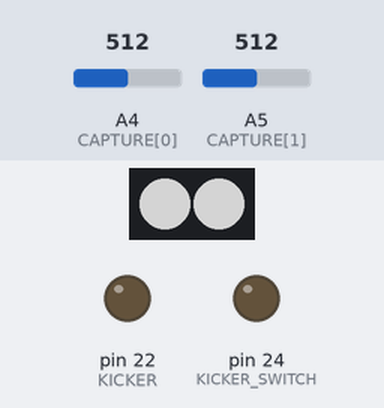
This sketch was run on a simulated Arduino Mega 2560, built with avr-gcc and run on an emulated ATmega2560. On the bench: 2 RGB LEDs in strip order, left to right, output pins drawn as LEDs (lit = HIGH). Dashed ring = blinking. The test bench sets the inputs (shaded band); at power-on: A4 (CAPTURE[0]) = 512, A5 (CAPTURE[1]) = 512. Dim RGB values are drawn brighter than linear; what the sketch prints to the serial monitor is not drawn.

Above: at 1.2 s.
1.3 s: A4 (CAPTURE[0]) set to 23
2.8 s: A4 (CAPTURE[0]) set to 18
At 5.6 s:
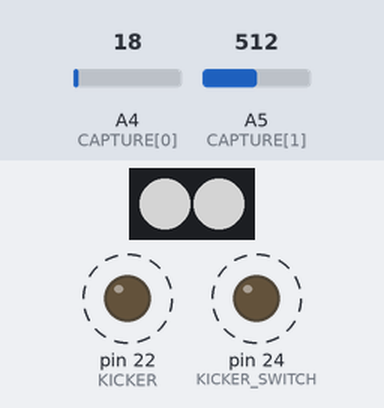
5.8 s: A4 (CAPTURE[0]) set to 122
At 6.7 s:
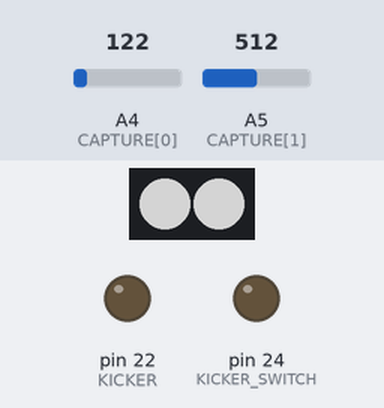
7.3 s: A4 (CAPTURE[0]) set to 0
At 7.8 s:
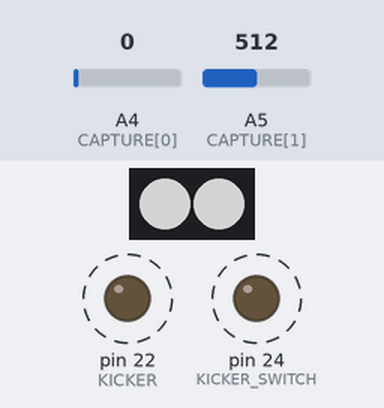
Timing chart, 0 to 11.3 s (numbered marks = the images above; inputs shaded):
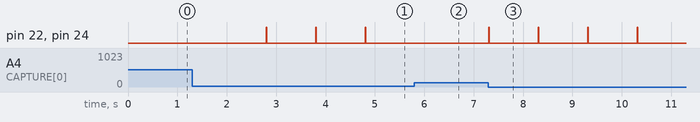

Measured:
- the behaviour switches between 21 and 20 on A4 (CAPTURE[0]) (found by bisection; images 0 and 1)
- after the input at 2.8 s, pin 22 (KICKER), pin 24 (KICKER_SWITCH): alternates HIGH for 0.01 s and LOW for 0.99 s, starting at once
- after the input at 5.8 s, pin 22 (KICKER), pin 24 (KICKER_SWITCH): stops changing and stays LOW
- after the input at 7.3 s, pin 22 (KICKER), pin 24 (KICKER_SWITCH): alternates HIGH for 0.01 s and LOW for 0.99 s, starting at once

The sketch:

kicker.ino
```cpp
#include <Adafruit_NeoPixel.h>
const int KICKER = 22;                  //kicker ancestry
const int KICKER_SWITCH = 24;           //kicker ancestry
const int CAPTURE[] = {A4, A5};         //kicker ancestry
const int CAPTURE_LED = 14;             //kicker ancestry
int LED_count = 2;
Adafruit_NeoPixel pixels(LED_count, CAPTURE_LED, NEO_GRB + NEO_KHZ800);
unsigned long previousMicros = 0;
unsigned long kickerMicros = 0;

void setup() {
  Serial.begin(115200);
  pinMode(KICKER, OUTPUT);
  pinMode(KICKER_SWITCH, OUTPUT);
  pixels.begin();
  for (int id = 0; id <= 1; id++) {
    pinMode(CAPTURE[id], INPUT);
    pixels.setPixelColor(id, pixels.Color(128, 128, 128));
    pixels.show();
  }
}

void loop() {
  time_read();
  Serial.print('t');
  Serial.print(F_time_get());
  Serial.print(",");

  char capture_number[] = {'A', 'B'};
  int capture_value[2];
  int capture_threshold[] = {20, 10};
  int capture_digits[2];
  int kicker_shoot = 0;

  for (int id = 0; id <= 1; id++) {
    capture_value[id] = analogRead(CAPTURE[id]);
    if (capture_threshold[id] < capture_value[id]) {
      capture_digits[id] =  1;
    } else {
      capture_digits[id] = 0;
    }
    Serial.print('d');
    Serial.print(capture_number[id]);
    Serial.print(capture_digits[id]);
    Serial.print(",");
  }


  if (capture_digits[0] == 0 /*& capture_digits[1] == 0 */& F_time_get() - previousMicros >= 1000000) {
    previousMicros = F_time_get();
    kickerMicros = time_goal(10);
    kicker_shoot = 1;
  } else {
    if (kickerMicros >= F_time_get()) { //This is point!
      kicker_shoot = 1;
    } else {
      kicker_shoot = 0;
    }
  }

  if (kicker_shoot == 1) {
    digitalWrite(KICKER_SWITCH, HIGH);
    digitalWrite(KICKER, HIGH);
  } else if (kicker_shoot == 0) {
    digitalWrite(KICKER, LOW);
    digitalWrite(KICKER_SWITCH, LOW);
  }

  Serial.print('k');
  Serial.print(kickerMicros);
  Serial.print('p');
  Serial.print(previousMicros);
  Serial.println();
}
```

time.ino
```cpp
unsigned long current_time;

void time_read() {
  current_time = micros();
}

unsigned long F_time_get() {
  return current_time;
}

unsigned long time_goal(unsigned long interval_time) {
  interval_time *= 1000;
  unsigned long goal_time = F_time_get() + interval_time;
  return goal_time;
}
```
